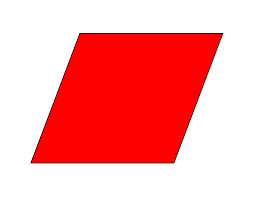
#> input picture task_1a_explore_opencv/Task_1A_Part1/Samples/rho.png, 256 x 197 px
$ jupyter execute Task_1.1_Sample.ipynb
#> lines starting #> are read from the running program, lines starting #| are printed output that depends on the picture; after the words box and inside, x2 and y2 are one past the last pixel; in counts of white or black regions, pixels touching at a corner belong together; long printed decimals are rounded
[cell 1]
import cv2
from matplotlib import pyplot as plt
#import osp
#import imutils
import numpy as np

name='rho'
print('true')

[cell 2]
def rect(c):
    area = cv2.contourArea(c)
    print('contour area=', area)
    app  = cv2.approxPolyDP(c, 0.0009 * cv2.arcLength(c, True), True)
    (p,q,r,s)= cv2.boundingRect(app)

    # compute the aspect ratio of the contour, which is simply the width
    # divided by the height of the bounding box
#     aspectRatio = w / float(h)
#     print('aspect ratio of'+ name,'=',aspectRatio)
#     # use the area of the contour and the bounding box area to compute
#     # the extent
#     extent = area / float(w * h)
#
    # compute the convex hull of the contour, then use the area of the
    # original contour and the area of the convex hull to compute the
    # solidity
    hull = cv2.convexHull(app)
    (x, y, w, h) = cv2.boundingRect(hull)
    roi = resized[x:x+w,y:y+h]
    cv2.imshow('roi', roi)
    hullArea = cv2.contourArea(hull)
    print('hull area of',name, hullArea)
    solidity = area / float(hullArea)
    print('solidity of'+ name,'=',solidity)

    # visualize the original contours and the convex hull and initialize
    # the name of the shape
#    x,y,w,h=p,q,r,s
    print('p=',p)
    print('q=',q)
    print('r=',r)
    print('s=',s)
    cv2.putText(resized, 'p', (p, p), cv2.FONT_HERSHEY_SIMPLEX,0.5, (0, 0, 0), 2)
    cv2.putText(resized, 'q', (q, q), cv2.FONT_HERSHEY_SIMPLEX,0.5, (0, 0, 0), 2)
    cv2.putText(resized, 'r', (r, p), cv2.FONT_HERSHEY_SIMPLEX,0.5, (0, 0, 0), 2)
    cv2.putText(resized, 's', (q, s), cv2.FONT_HERSHEY_SIMPLEX,0.5, (0, 0, 0), 2)

    cv2.line(resized,(p,p),(q+r,q+s),(0,0,0),4)
    cv2.line(resized,(p+s,p+s),(p+r,p+s),(180,0,0),4)

    #cv2.drawContours(hullImage, [hull], -1, 255, -1)
    cv2.line(hullImage,(x,w-y),(x+w,w-x),(255,255,255),3)
    cv2.line(hullImage,(x,w),(y,w),(255,255,255),5)
    # [6 lines of commented-out code are left out]

[cell 3]
def detect(c):
        # initialize the shape name and approximate the contour
        shape = "unidentified"
        peri = cv2.arcLength(c, True)
        approx = cv2.approxPolyDP(c, 0.009 * peri, True)
#         view(approx)
        if len(approx) == 3:
            shape = "triangle"
        # if the shape has 4 vertices, it is either a square or
        # a rectangle
        elif len(approx) == 4:
            rect(c)
            # compute the bounding box of the contour and use the
#             # bounding box to compute the aspect ratio
#             (x, y, w, h) = cv2.boundingRect(approx)
#             ar = w / float(h)
#             print('ar of',name,'=',ar)
#             # a square will have an aspect ratio that is approximately
#             # equal to one, otherwise, the shape is a rectangle
#             shape = "square" if ar >= 0.95 and ar <= 1.05 else "rectangle"
#         # if the shape is a pentagon, it will have 5 vertices
        elif len(approx) == 5:
            shape = "pentagon"
        elif len(approx) == 6:
            shape = "hexagon"
        # otherwise, we assume the shape is a circle
        else:
            shape = "circle"
        # return the name of the shape
        return shape

[cell 4]
def show(img):
    cv2.imshow(str(img), img)
    cv2.waitKey(0)
    if cv2.waitKey(0) & 0xFF == ord('q'):
        cv2.destroyAllWindows()

[cell 5]
image = cv2.imread("Samples/"+name+".png")
#> image is the input picture: shape (197, 256, 3); mean B, G, R 160.3, 160.3, 252.8
scale_percent = 100 # percent of original size
width = int(image.shape[1] * scale_percent / 100)
#> width = 256
height = int(image.shape[0] * scale_percent / 100)
#> height = 197
dim = (width, height)
#> dim = (256, 197)
resized = cv2.resize(image, dim)
ratio = image.shape[0] / float(resized.shape[0])
#> ratio = 1
#show(resized)

[cell 6]
gray = cv2.cvtColor(resized, cv2.COLOR_BGR2GRAY)
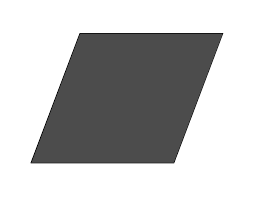
#> gray: shape (197, 256); min 0, max 255, mean 187.9
hullImage = np.zeros(resized.shape[:2], dtype="uint8")
blurred = cv2.GaussianBlur(gray, (5, 5), 0)
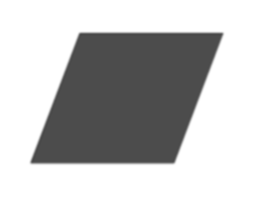
#> blurred: shape (197, 256); min 71, max 255, mean 187.9
thresh = cv2.threshold(blurred, 140, 255, cv2.THRESH_BINARY_INV)[1]
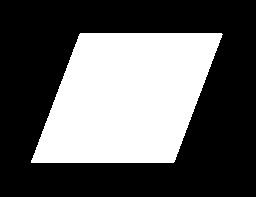
#> thresh: shape (197, 256); 37% white; 1 white region
#cv2.imshow('thresh',thresh)
# find contours in the thresholded image and initialize the
# shape detector
cnts = cv2.findContours(thresh.copy(), cv2.RETR_EXTERNAL,cv2.CHAIN_APPROX_SIMPLE)
#> cnts = 1 contour; box (x1, y1, x2, y2) and area: (31, 33, 223, 163) 18390
if len(cnts) == 2:
        cnts = cnts[0]

    # if the length of the contours tuple is '3' then we are using
    # either OpenCV v3, v4-pre, or v4-alpha
elif len(cnts) == 3:
        cnts = cnts[1]
#show(thresh)

[cell 7]
for c in cnts :
    M = cv2.moments(c)
    cX = int((M["m10"] / M["m00"]) * ratio)
    cY = int((M["m01"] / M["m00"]) * ratio)
    shape = detect(c)

    # multiply the contour (x, y)-coordinates by the resize ratio,
    # then draw the contours and the name of the shape on the image
    c = c.astype("float")
    c *= ratio
    c = c.astype("int")
    print(shape, cv2.arcLength(c, True),cX, cY)
    #cv2.drawContours(resized, [c], -1, (0, 255, 0), 5)
    cv2.putText(resized, shape, (cX, cY), cv2.FONT_HERSHEY_SIMPLEX,
        0.5, (0, 0, 0), 2)
#> this loop made 1 pass
#> (cX, cY, shape, peri in detect, approx in detect) on pass 1: (126, 97, 'unidentified', 582, [[80, 33], [31, 162], [173, 162], [222, 34]])
#| contour area= 18390.5
#| hull area of rho 18512.0
#| solidity ofrho = 0.9934
#| p= 31
#| q= 33
#| r= 192
#| s= 130
#| unidentified 582.007 126 97
#> pass 1, in rect, `roi = resized[x:x+w,y:y+h]`:
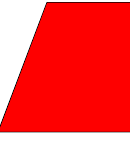
#> roi: shape (166, 130, 3); mean B, G, R 88.8, 88.8, 251.6
#> after the loop:
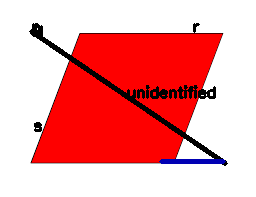
#> resized: shape (197, 256, 3); 4.69% of pixels changed, all inside (x1, y1, x2, y2) = (29, 23, 228, 166)
show(resized)
#> (key q is pressed here)

$ run again, with task_1a_explore_opencv/Task_1A_Part1/Samples/Sample1.png copied over task_1a_explore_opencv/Task_1A_Part1/Samples/rho.png
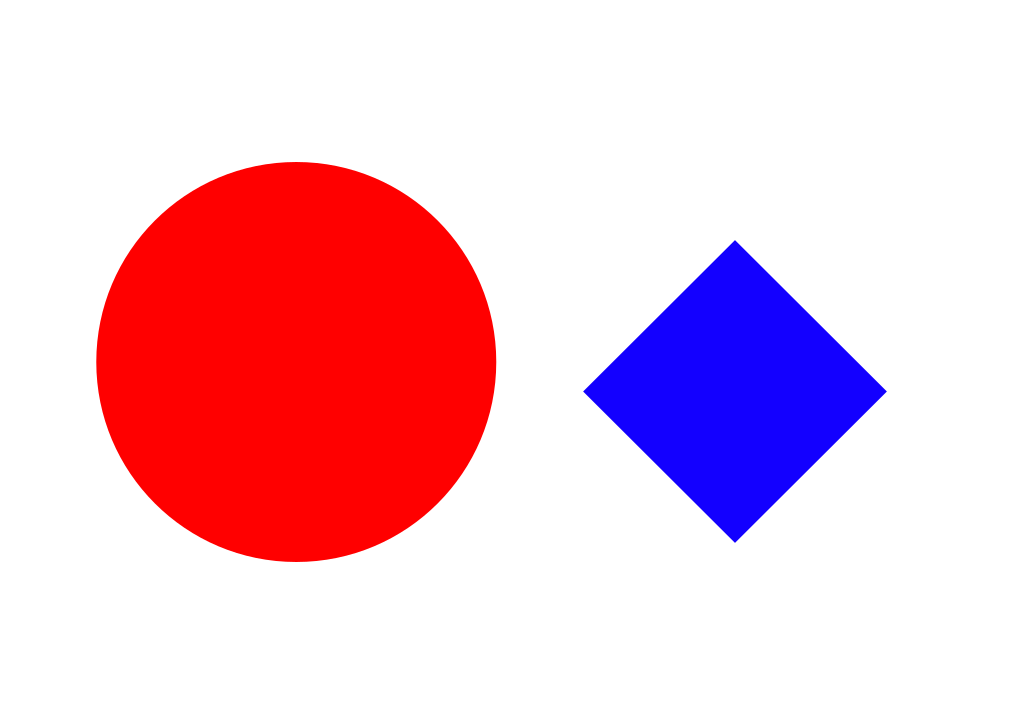
#> input picture task_1a_explore_opencv/Task_1A_Part1/Samples/Sample1.png, 1024 x 724 px
#> image is the input picture: shape (724, 1024, 3); mean B, G, R 211.8, 196, 240.4
#> `thresh = cv2.threshold(blurred, 140, 255, cv2.THRESH_BINARY_INV)[1]`:
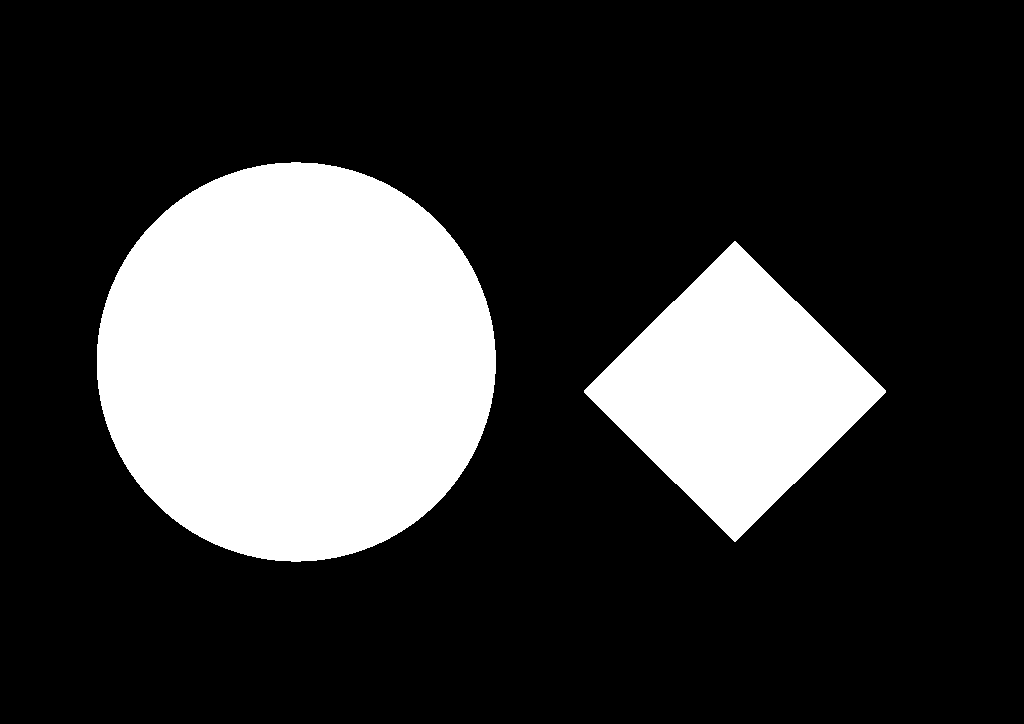
#> thresh: shape (724, 1024); 23.1% white; 2 white regions
#> cnts = 2 contours; box (x1, y1, x2, y2) and area: (97, 162, 496, 562) 124596, (584, 241, 886, 542) 45662
#> the loop `for c in cnts :` made 2 passes
#> (cX, cY, shape, peri in detect, approx in detect) on pass 1: (734, 391, 'unidentified', 852.9, [[734, 241], [584, 392], [735, 541], [885, 390]])
#> (printed output is left out)
#> after the loop `for c in cnts :`:
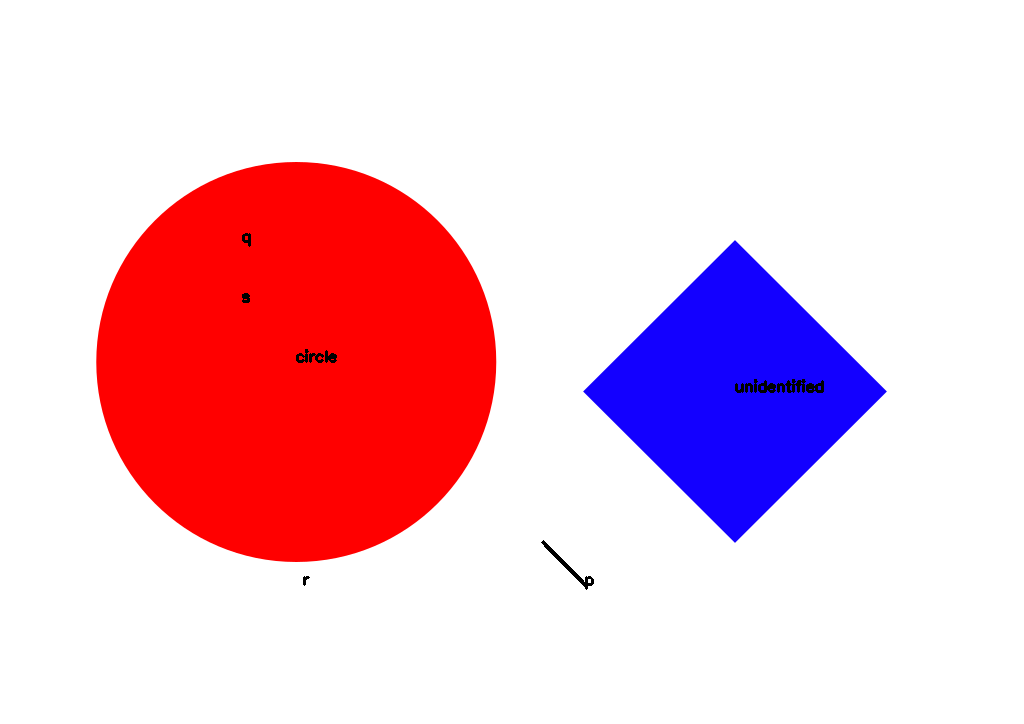
#> resized: shape (724, 1024, 3); 0.2% of pixels changed, all inside (x1, y1, x2, y2) = (242, 233, 824, 590)

$ run again, with task_1a_explore_opencv/Task_1A_Part1/Samples/Sample2.png copied over task_1a_explore_opencv/Task_1A_Part1/Samples/rho.png
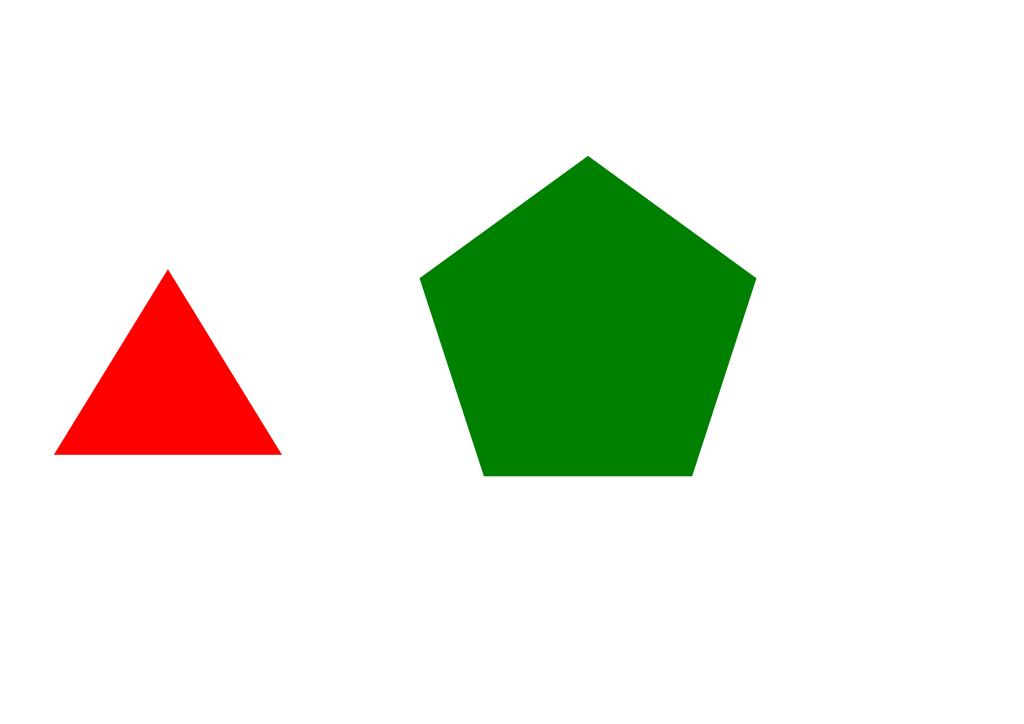
#> input picture task_1a_explore_opencv/Task_1A_Part1/Samples/Sample2.png, 1024 x 724 px
#> image is the input picture: shape (724, 1024, 3); mean B, G, R 222.2, 234.9, 229.3
#> `thresh = cv2.threshold(blurred, 140, 255, cv2.THRESH_BINARY_INV)[1]`:
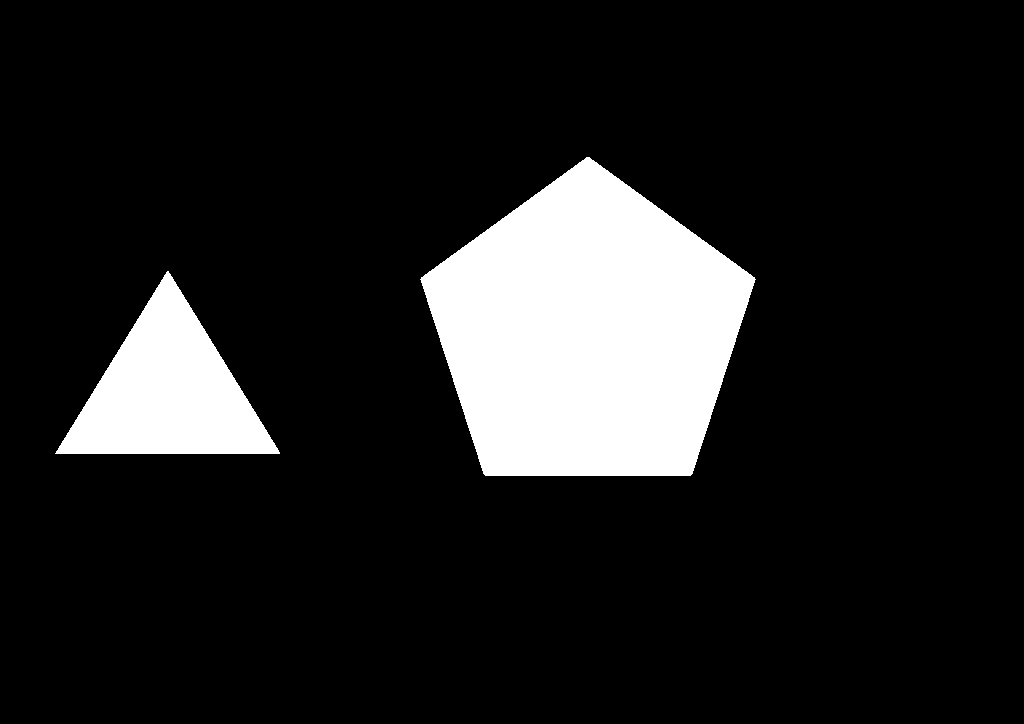
#> thresh: shape (724, 1024); 12.8% white; 2 white regions
#> cnts = 2 contours; box (x1, y1, x2, y2) and area: (420, 157, 756, 476) 73760, (55, 271, 280, 454) 20524
#> the loop `for c in cnts :` made 2 passes
#> (cX, cY, shape, peri in detect, approx in detect) on pass 1: (167, 392, 'triangle', 681.4, [[279, 452], [167, 271], [55, 453]])
#> (printed output is left out)
#> after the loop `for c in cnts :`:
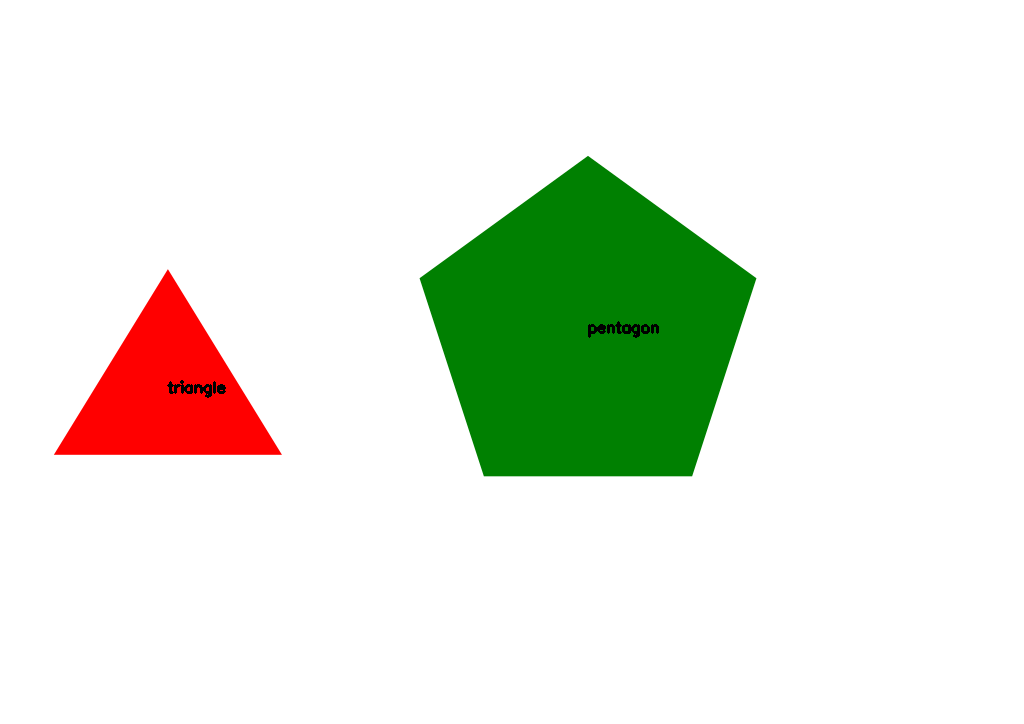
#> resized: shape (724, 1024, 3); 0.13% of pixels changed, all inside (x1, y1, x2, y2) = (167, 321, 659, 398)
